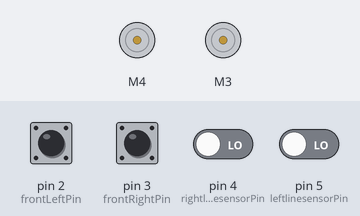
Bench run of a sketch on a simulated Arduino Uno, built with avr-gcc and run on an emulated ATmega328P. Shown: 2 × DC motor (green arrow = forward, orange = backward, longer = faster). Inputs (shaded band) come from the test bench; at power-on: pin 2 (frontLeftPin), pin 3 (frontRightPin), pin 4 (rightlinesensorPin), pin 5 (leftlinesensorPin) LOW. What the sketch prints to the serial monitor is not drawn.

Above: at 1.2 s.
1.3 s: pin 2 (frontLeftPin) pulled HIGH for 0.15 s
At 2.2 s:
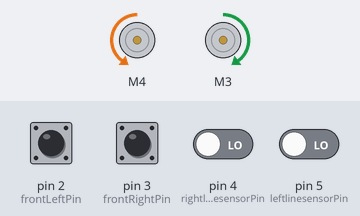
2.9 s: pin 3 (frontRightPin) pulled HIGH for 0.15 s
At 3.4 s:
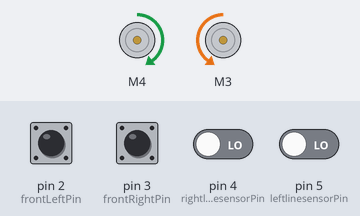
4.5 s: pin 2 (frontLeftPin) pulled HIGH for 1 s
At 5.9 s:
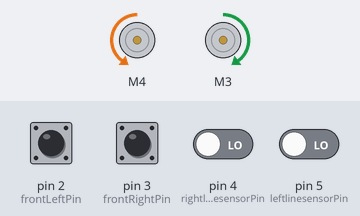
7.0 s: pin 3 (frontRightPin) pulled HIGH for 1 s
At 7.8 s:
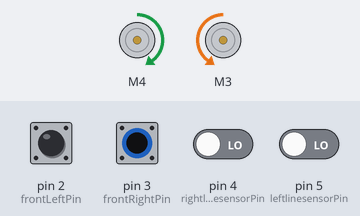
9.5 s: pin 2 (frontLeftPin) driven HIGH and pin 3 (frontRightPin) driven HIGH
At 9.8 s:
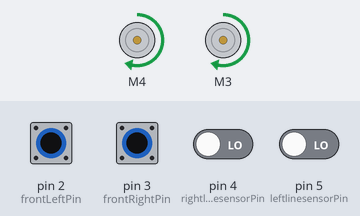
Timing chart, 0 to 12.0 s (numbered marks = the images above; inputs shaded):
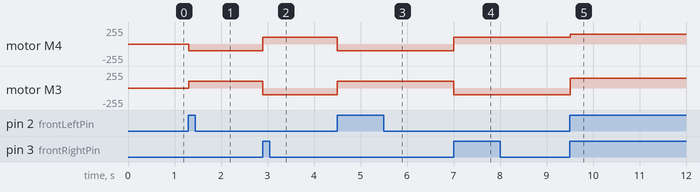

Measured:
- after the input at 1.3 s, motor M4: stopped → backward 100/255 at once; motor M3: stopped → forward 100/255 at once
- after the input at 2.9 s, motor M4: backward 100/255 → forward 100/255 at once; motor M3: forward 100/255 → backward 100/255 at once
- after the input at 4.5 s, motor M4: forward 100/255 → backward 100/255 at once; motor M3: backward 100/255 → forward 100/255 at once
- after the input at 7.0 s, motor M4: backward 100/255 → forward 100/255 at once; motor M3: forward 100/255 → backward 100/255 at once
- after the input at 9.5 s, motor M4: forward 100/255 → forward 150/255 at once; motor M3: backward 100/255 → forward 150/255 at once

The sketch:

line_follow.ino
```cpp
#include <Adafruit_MotorShield.h>

Adafruit_MotorShield AFMS = Adafruit_MotorShield();
// Or, create it with a different I2C address (say for stacking)
// Adafruit_MotorShield AFMS = Adafruit_MotorShield(0x61);

// Select which 'port' M1, M2, M3 or M4. In this case, M1
Adafruit_DCMotor *leftMotor = AFMS.getMotor(4);
Adafruit_DCMotor *rightMotor = AFMS.getMotor(3);
int frontLeftPin = 2;
int frontRightPin = 3; // Connect sensor to input pin 3
int leftlinesensorPin = 5;
int rightlinesensorPin = 4; // Connect sensor to input pin 3
void setup() {
 Serial.begin(9600); // Init the serial port
 pinMode(leftlinesensorPin, INPUT); // declare LED as output
 pinMode(rightlinesensorPin, INPUT); // declare Micro switch as input
 pinMode(frontRightPin, INPUT); // declare LED as output
 pinMode(frontLeftPin, INPUT); // declare Micro switch as input

 if (!AFMS.begin()) {         // create with the default frequency 1.6KHz
  // if (!AFMS.begin(1000)) {  // OR with a different frequency, say 1KHz
    Serial.println("Could not find Motor Shield. Check wiring.");
    while (1);
  }
  Serial.println("Motor Shield found.");

  // Set the speed to start, from 0 (off) to 255 (max speed)

  // turn on motor
  leftMotor->run(RELEASE);
  rightMotor->run(RELEASE);
}
void loop(){
 int valLeft = digitalRead(leftlinesensorPin); // read left input value
 int valRight = digitalRead(rightlinesensorPin); // read right input value
 int valFrontLeft = digitalRead(frontLeftPin); // read left input value
 int valFrontRight = digitalRead(frontRightPin); // read right input value
  //Serial.println("Front: " << valFrontLeft << "  Back: " << valFrontRight << "  Right: " << valRight << "  Left: " << valLeft);
  int stop = 0;
  int turning = 0;

  if (valFrontLeft && valFrontRight && !valRight && !valLeft && !stop)
  {
    // On a line, going straight. All good
    //continue straight
      leftMotor->setSpeed(150);
  leftMotor->run(FORWARD);
  rightMotor->setSpeed(150);
  rightMotor->run(FORWARD);

  }

  else if (!valFrontLeft&& valFrontRight){
    leftMotor->run(FORWARD);
    leftMotor->setSpeed(100);
    rightMotor->run(BACKWARD);
    rightMotor->setSpeed(100);
  }
  else if (valFrontLeft&& !valFrontRight){
    leftMotor->run(BACKWARD);
    leftMotor->setSpeed(100);
    rightMotor->run(FORWARD);
    rightMotor->setSpeed(100);
  }


 delay(100);
}
```
